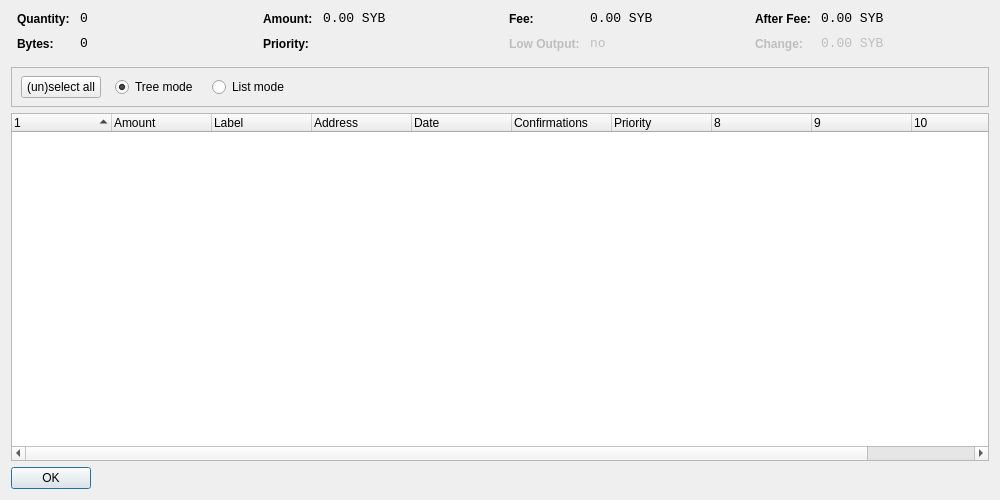
<?xml version="1.0" encoding="UTF-8"?>
<ui version="4.0">
 <class>CoinControlDialog</class>
 <widget class="QDialog" name="CoinControlDialog">
  <property name="geometry">
   <rect>
    <x>0</x>
    <y>0</y>
    <width>1000</width>
    <height>500</height>
   </rect>
  </property>
  <property name="windowTitle">
   <string>Coin Control</string>
  </property>
  <property name="styleSheet">
   <string notr="true">background-image: url(:/images/2s);</string>
  </property>
  <layout class="QVBoxLayout" name="verticalLayout">
   <item>
    <layout class="QHBoxLayout" name="horizontalLayoutTop" stretch="0,0,0,0">
     <property name="topMargin">
      <number>0</number>
     </property>
     <property name="bottomMargin">
      <number>10</number>
     </property>
     <item>
      <layout class="QFormLayout" name="formLayoutCoinControl1">
       <property name="horizontalSpacing">
        <number>10</number>
       </property>
       <property name="verticalSpacing">
        <number>10</number>
       </property>
       <property name="leftMargin">
        <number>6</number>
       </property>
       <property name="rightMargin">
        <number>6</number>
       </property>
       <item row="0" column="0">
        <widget class="QLabel" name="labelCoinControlQuantityText">
         <property name="styleSheet">
          <string notr="true">font-weight:bold;</string>
         </property>
         <property name="text">
          <string>Quantity:</string>
         </property>
        </widget>
       </item>
       <item row="0" column="1">
        <widget class="QLabel" name="labelCoinControlQuantity">
         <property name="font">
          <font>
           <family>Monospace</family>
           <pointsize>10</pointsize>
          </font>
         </property>
         <property name="cursor">
          <cursorShape>IBeamCursor</cursorShape>
         </property>
         <property name="contextMenuPolicy">
          <enum>Qt::ActionsContextMenu</enum>
         </property>
         <property name="text">
          <string notr="true">0</string>
         </property>
         <property name="textInteractionFlags">
          <set>Qt::LinksAccessibleByMouse|Qt::TextSelectableByKeyboard|Qt::TextSelectableByMouse</set>
         </property>
        </widget>
       </item>
       <item row="1" column="0">
        <widget class="QLabel" name="labelCoinControlBytesText">
         <property name="styleSheet">
          <string notr="true">font-weight:bold;</string>
         </property>
         <property name="text">
          <string>Bytes:</string>
         </property>
        </widget>
       </item>
       <item row="1" column="1">
        <widget class="QLabel" name="labelCoinControlBytes">
         <property name="font">
          <font>
           <family>Monospace</family>
           <pointsize>10</pointsize>
          </font>
         </property>
         <property name="cursor">
          <cursorShape>IBeamCursor</cursorShape>
         </property>
         <property name="contextMenuPolicy">
          <enum>Qt::ActionsContextMenu</enum>
         </property>
         <property name="text">
          <string notr="true">0</string>
         </property>
         <property name="textInteractionFlags">
          <set>Qt::LinksAccessibleByMouse|Qt::TextSelectableByKeyboard|Qt::TextSelectableByMouse</set>
         </property>
        </widget>
       </item>
      </layout>
     </item>
     <item>
      <layout class="QFormLayout" name="formLayoutCoinControl2">
       <property name="horizontalSpacing">
        <number>10</number>
       </property>
       <property name="verticalSpacing">
        <number>10</number>
       </property>
       <property name="leftMargin">
        <number>6</number>
       </property>
       <property name="rightMargin">
        <number>6</number>
       </property>
       <item row="0" column="0">
        <widget class="QLabel" name="labelCoinControlAmountText">
         <property name="styleSheet">
          <string notr="true">font-weight:bold;</string>
         </property>
         <property name="text">
          <string>Amount:</string>
         </property>
        </widget>
       </item>
       <item row="0" column="1">
        <widget class="QLabel" name="labelCoinControlAmount">
         <property name="font">
          <font>
           <family>Monospace</family>
           <pointsize>10</pointsize>
          </font>
         </property>
         <property name="cursor">
          <cursorShape>IBeamCursor</cursorShape>
         </property>
         <property name="contextMenuPolicy">
          <enum>Qt::ActionsContextMenu</enum>
         </property>
         <property name="text">
          <string notr="true">0.00 SYB</string>
         </property>
         <property name="textInteractionFlags">
          <set>Qt::LinksAccessibleByMouse|Qt::TextSelectableByKeyboard|Qt::TextSelectableByMouse</set>
         </property>
        </widget>
       </item>
       <item row="1" column="0">
        <widget class="QLabel" name="labelCoinControlPriorityText">
         <property name="styleSheet">
          <string notr="true">font-weight:bold;</string>
         </property>
         <property name="text">
          <string>Priority:</string>
         </property>
        </widget>
       </item>
       <item row="1" column="1">
        <widget class="QLabel" name="labelCoinControlPriority">
         <property name="font">
          <font>
           <family>Monospace</family>
           <pointsize>10</pointsize>
          </font>
         </property>
         <property name="cursor">
          <cursorShape>IBeamCursor</cursorShape>
         </property>
         <property name="contextMenuPolicy">
          <enum>Qt::ActionsContextMenu</enum>
         </property>
         <property name="text">
          <string/>
         </property>
         <property name="textInteractionFlags">
          <set>Qt::LinksAccessibleByMouse|Qt::TextSelectableByKeyboard|Qt::TextSelectableByMouse</set>
         </property>
        </widget>
       </item>
      </layout>
     </item>
     <item>
      <layout class="QFormLayout" name="formLayoutCoinControl3">
       <property name="horizontalSpacing">
        <number>10</number>
       </property>
       <property name="verticalSpacing">
        <number>10</number>
       </property>
       <property name="leftMargin">
        <number>6</number>
       </property>
       <property name="rightMargin">
        <number>6</number>
       </property>
       <item row="0" column="0">
        <widget class="QLabel" name="labelCoinControlFeeText">
         <property name="styleSheet">
          <string notr="true">font-weight:bold;</string>
         </property>
         <property name="text">
          <string>Fee:</string>
         </property>
        </widget>
       </item>
       <item row="0" column="1">
        <widget class="QLabel" name="labelCoinControlFee">
         <property name="font">
          <font>
           <family>Monospace</family>
           <pointsize>10</pointsize>
          </font>
         </property>
         <property name="cursor">
          <cursorShape>IBeamCursor</cursorShape>
         </property>
         <property name="contextMenuPolicy">
          <enum>Qt::ActionsContextMenu</enum>
         </property>
         <property name="text">
          <string notr="true">0.00 SYB</string>
         </property>
         <property name="textInteractionFlags">
          <set>Qt::LinksAccessibleByMouse|Qt::TextSelectableByKeyboard|Qt::TextSelectableByMouse</set>
         </property>
        </widget>
       </item>
       <item row="1" column="0">
        <widget class="QLabel" name="labelCoinControlLowOutputText">
         <property name="enabled">
          <bool>false</bool>
         </property>
         <property name="styleSheet">
          <string notr="true">font-weight:bold;</string>
         </property>
         <property name="text">
          <string>Low Output:</string>
         </property>
        </widget>
       </item>
       <item row="1" column="1">
        <widget class="QLabel" name="labelCoinControlLowOutput">
         <property name="enabled">
          <bool>false</bool>
         </property>
         <property name="font">
          <font>
           <family>Monospace</family>
           <pointsize>10</pointsize>
          </font>
         </property>
         <property name="cursor">
          <cursorShape>IBeamCursor</cursorShape>
         </property>
         <property name="contextMenuPolicy">
          <enum>Qt::ActionsContextMenu</enum>
         </property>
         <property name="text">
          <string notr="true">no</string>
         </property>
         <property name="textInteractionFlags">
          <set>Qt::LinksAccessibleByMouse|Qt::TextSelectableByKeyboard|Qt::TextSelectableByMouse</set>
         </property>
        </widget>
       </item>
      </layout>
     </item>
     <item>
      <layout class="QFormLayout" name="formLayoutCoinControl4">
       <property name="horizontalSpacing">
        <number>10</number>
       </property>
       <property name="verticalSpacing">
        <number>10</number>
       </property>
       <property name="leftMargin">
        <number>6</number>
       </property>
       <property name="rightMargin">
        <number>6</number>
       </property>
       <item row="0" column="0">
        <widget class="QLabel" name="labelCoinControlAfterFeeText">
         <property name="styleSheet">
          <string notr="true">font-weight:bold;</string>
         </property>
         <property name="text">
          <string>After Fee:</string>
         </property>
        </widget>
       </item>
       <item row="0" column="1">
        <widget class="QLabel" name="labelCoinControlAfterFee">
         <property name="font">
          <font>
           <family>Monospace</family>
           <pointsize>10</pointsize>
          </font>
         </property>
         <property name="cursor">
          <cursorShape>IBeamCursor</cursorShape>
         </property>
         <property name="contextMenuPolicy">
          <enum>Qt::ActionsContextMenu</enum>
         </property>
         <property name="text">
          <string notr="true">0.00 SYB</string>
         </property>
         <property name="textInteractionFlags">
          <set>Qt::LinksAccessibleByMouse|Qt::TextSelectableByKeyboard|Qt::TextSelectableByMouse</set>
         </property>
        </widget>
       </item>
       <item row="1" column="0">
        <widget class="QLabel" name="labelCoinControlChangeText">
         <property name="enabled">
          <bool>false</bool>
         </property>
         <property name="styleSheet">
          <string notr="true">font-weight:bold;</string>
         </property>
         <property name="text">
          <string>Change:</string>
         </property>
        </widget>
       </item>
       <item row="1" column="1">
        <widget class="QLabel" name="labelCoinControlChange">
         <property name="enabled">
          <bool>false</bool>
         </property>
         <property name="font">
          <font>
           <family>Monospace</family>
           <pointsize>10</pointsize>
          </font>
         </property>
         <property name="cursor">
          <cursorShape>IBeamCursor</cursorShape>
         </property>
         <property name="contextMenuPolicy">
          <enum>Qt::ActionsContextMenu</enum>
         </property>
         <property name="text">
          <string notr="true">0.00 SYB</string>
         </property>
         <property name="textInteractionFlags">
          <set>Qt::LinksAccessibleByMouse|Qt::TextSelectableByKeyboard|Qt::TextSelectableByMouse</set>
         </property>
        </widget>
       </item>
      </layout>
     </item>
    </layout>
   </item>
   <item>
    <widget class="QFrame" name="frame">
     <property name="minimumSize">
      <size>
       <width>0</width>
       <height>40</height>
      </size>
     </property>
     <property name="frameShape">
      <enum>QFrame::StyledPanel</enum>
     </property>
     <property name="frameShadow">
      <enum>QFrame::Sunken</enum>
     </property>
     <widget class="QWidget" name="horizontalLayoutWidget">
      <property name="geometry">
       <rect>
        <x>10</x>
        <y>0</y>
        <width>781</width>
        <height>41</height>
       </rect>
      </property>
      <layout class="QHBoxLayout" name="horizontalLayoutPanel" stretch="0,0,0,0">
       <property name="spacing">
        <number>14</number>
       </property>
       <item>
        <widget class="QPushButton" name="pushButtonSelectAll">
         <property name="sizePolicy">
          <sizepolicy hsizetype="Maximum" vsizetype="Fixed">
           <horstretch>0</horstretch>
           <verstretch>0</verstretch>
          </sizepolicy>
         </property>
         <property name="text">
          <string>(un)select all</string>
         </property>
        </widget>
       </item>
       <item>
        <widget class="QRadioButton" name="radioTreeMode">
         <property name="sizePolicy">
          <sizepolicy hsizetype="Maximum" vsizetype="Fixed">
           <horstretch>0</horstretch>
           <verstretch>0</verstretch>
          </sizepolicy>
         </property>
         <property name="text">
          <string>Tree mode</string>
         </property>
         <property name="checked">
          <bool>true</bool>
         </property>
        </widget>
       </item>
       <item>
        <widget class="QRadioButton" name="radioListMode">
         <property name="sizePolicy">
          <sizepolicy hsizetype="Maximum" vsizetype="Fixed">
           <horstretch>0</horstretch>
           <verstretch>0</verstretch>
          </sizepolicy>
         </property>
         <property name="text">
          <string>List mode</string>
         </property>
        </widget>
       </item>
       <item>
        <spacer name="horizontalSpacer">
         <property name="orientation">
          <enum>Qt::Horizontal</enum>
         </property>
         <property name="sizeHint" stdset="0">
          <size>
           <width>40</width>
           <height>20</height>
          </size>
         </property>
        </spacer>
       </item>
      </layout>
     </widget>
    </widget>
   </item>
   <item>
    <widget class="CoinControlTreeWidget" name="treeWidget">
     <property name="contextMenuPolicy">
      <enum>Qt::CustomContextMenu</enum>
     </property>
     <property name="sortingEnabled">
      <bool>false</bool>
     </property>
     <property name="columnCount">
      <number>11</number>
     </property>
     <attribute name="headerShowSortIndicator" stdset="0">
      <bool>true</bool>
     </attribute>
     <attribute name="headerStretchLastSection">
      <bool>false</bool>
     </attribute>
     <column>
      <property name="text">
       <string/>
      </property>
     </column>
     <column>
      <property name="text">
       <string>Amount</string>
      </property>
     </column>
     <column>
      <property name="text">
       <string>Label</string>
      </property>
     </column>
     <column>
      <property name="text">
       <string>Address</string>
      </property>
     </column>
     <column>
      <property name="text">
       <string>Date</string>
      </property>
     </column>
     <column>
      <property name="text">
       <string>Confirmations</string>
      </property>
      <property name="toolTip">
       <string>Confirmed</string>
      </property>
     </column>
     <column>
      <property name="text">
       <string>Priority</string>
      </property>
     </column>
     <column>
      <property name="text">
       <string/>
      </property>
     </column>
     <column>
      <property name="text">
       <string/>
      </property>
     </column>
     <column>
      <property name="text">
       <string/>
      </property>
     </column>
     <column>
      <property name="text">
       <string/>
      </property>
     </column>
    </widget>
   </item>
   <item>
    <widget class="QDialogButtonBox" name="buttonBox">
     <property name="sizePolicy">
      <sizepolicy hsizetype="Maximum" vsizetype="Fixed">
       <horstretch>0</horstretch>
       <verstretch>0</verstretch>
      </sizepolicy>
     </property>
     <property name="orientation">
      <enum>Qt::Horizontal</enum>
     </property>
     <property name="standardButtons">
      <set>QDialogButtonBox::Ok</set>
     </property>
    </widget>
   </item>
  </layout>
 </widget>
 <customwidgets>
  <customwidget>
   <class>CoinControlTreeWidget</class>
   <extends>QTreeWidget</extends>
   <header>coincontroltreewidget.h</header>
  </customwidget>
 </customwidgets>
 <resources/>
 <connections/>
</ui>
